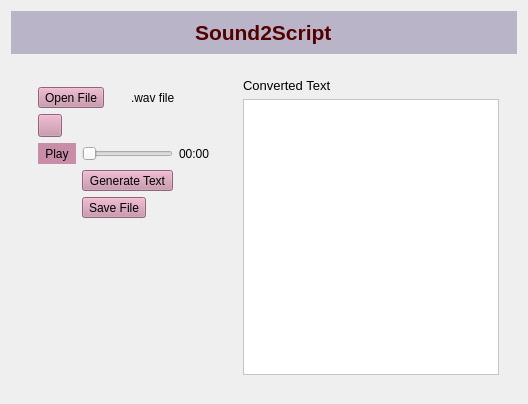
      <widget class="QWidget" name="VTT_page">
       <layout class="QVBoxLayout" name="verticalLayout_3">
        <item>
         <widget class="QWidget" name="widget_24" native="true">
          <property name="maximumSize">
           <size>
            <width>16777215</width>
            <height>50</height>
           </size>
          </property>
          <property name="styleSheet">
           <string notr="true">background-color: #B9B4C7;</string>
          </property>
          <layout class="QGridLayout" name="gridLayout_19">
           <item row="0" column="0" alignment="Qt::AlignHCenter">
            <widget class="QLabel" name="label_2">
             <property name="maximumSize">
              <size>
               <width>16777215</width>
               <height>50</height>
              </size>
             </property>
             <property name="font">
              <font>
               <pointsize>16</pointsize>
               <weight>75</weight>
               <bold>true</bold>
              </font>
             </property>
             <property name="styleSheet">
              <string notr="true">
color: rgb(85, 0, 0);

</string>
             </property>
             <property name="text">
              <string>&lt;html&gt;&lt;head/&gt;&lt;body&gt;&lt;p&gt;Sound2Script&lt;/p&gt;&lt;/body&gt;&lt;/html&gt;</string>
             </property>
            </widget>
           </item>
          </layout>
         </widget>
        </item>
        <item>
         <widget class="QWidget" name="widget_5" native="true">
          <layout class="QHBoxLayout" name="horizontalLayout" stretch="1,2">
           <item>
            <widget class="QWidget" name="widget_3" native="true">
             <property name="maximumSize">
              <size>
               <width>16777215</width>
               <height>16777215</height>
              </size>
             </property>
             <layout class="QVBoxLayout" name="verticalLayout_7" stretch="1,0">
              <item>
               <widget class="QWidget" name="widget_9" native="true">
                <property name="styleSheet">
                 <string notr="true">QToolButton:hover{
background-color: rgb(255, 243, 225);
}
QToolButton{
background-color:#C88EA7;
}
</string>
                </property>
                <layout class="QGridLayout" name="gridLayout_22">
                 <item row="0" column="0" colspan="2">
                  <widget class="QToolButton" name="open_btn">
                   <property name="text">
                    <string>Open File</string>
                   </property>
                   <property name="icon">
                    <iconset resource="../resources.qrc">
                     <normaloff>:/assets/resources/mp3 file icon.jpeg</normaloff>:/assets/resources/mp3 file icon.jpeg</iconset>
                   </property>
                   <property name="iconSize">
                    <size>
                     <width>30</width>
                     <height>30</height>
                    </size>
                   </property>
                   <property name="toolButtonStyle">
                    <enum>Qt::ToolButtonTextBesideIcon</enum>
                   </property>
                  </widget>
                 </item>
                 <item row="0" column="2" colspan="2">
                  <widget class="QLabel" name="audio_label">
                   <property name="text">
                    <string>.wav file</string>
                   </property>
                  </widget>
                 </item>
                 <item row="1" column="0">
                  <widget class="QToolButton" name="reset_file_btn">
                   <property name="text">
                    <string/>
                   </property>
                   <property name="icon">
                    <iconset resource="../resources.qrc">
                     <normaloff>:/assets/resources/reset icon.png</normaloff>:/assets/resources/reset icon.png</iconset>
                   </property>
                  </widget>
                 </item>
                 <item row="2" column="0">
                  <widget class="QToolButton" name="play_btn">
                   <property name="text">
                    <string>Play</string>
                   </property>
                   <property name="icon">
                    <iconset resource="../resources.qrc">
                     <normaloff>:/assets/resources/play.png</normaloff>:/assets/resources/play.png</iconset>
                   </property>
                   <property name="iconSize">
                    <size>
                     <width>20</width>
                     <height>20</height>
                    </size>
                   </property>
                   <property name="autoRaise">
                    <bool>true</bool>
                   </property>
                  </widget>
                 </item>
                 <item row="2" column="1" colspan="2">
                  <widget class="QSlider" name="text_slider">
                   <property name="orientation">
                    <enum>Qt::Horizontal</enum>
                   </property>
                  </widget>
                 </item>
                 <item row="2" column="3">
                  <widget class="QLabel" name="text_slider_label">
                   <property name="text">
                    <string>00:00</string>
                   </property>
                  </widget>
                 </item>
                 <item row="3" column="1" colspan="2">
                  <widget class="QToolButton" name="generate_text_btn">
                   <property name="text">
                    <string>Generate Text</string>
                   </property>
                   <property name="icon">
                    <iconset resource="../resources.qrc">
                     <normaloff>:/assets/resources/generate text ic.png</normaloff>:/assets/resources/generate text ic.png</iconset>
                   </property>
                   <property name="iconSize">
                    <size>
                     <width>30</width>
                     <height>30</height>
                    </size>
                   </property>
                   <property name="toolButtonStyle">
                    <enum>Qt::ToolButtonTextUnderIcon</enum>
                   </property>
                  </widget>
                 </item>
                 <item row="4" column="1" colspan="2">
                  <widget class="QToolButton" name="save_text_btn">
                   <property name="text">
                    <string>Save File</string>
                   </property>
                   <property name="icon">
                    <iconset resource="../resources.qrc">
                     <normaloff>:/assets/resources/txt-file.png</normaloff>:/assets/resources/txt-file.png</iconset>
                   </property>
                   <property name="iconSize">
                    <size>
                     <width>30</width>
                     <height>30</height>
                    </size>
                   </property>
                   <property name="toolButtonStyle">
                    <enum>Qt::ToolButtonTextUnderIcon</enum>
                   </property>
                  </widget>
                 </item>
                </layout>
               </widget>
              </item>
              <item>
               <spacer name="verticalSpacer_2">
                <property name="orientation">
                 <enum>Qt::Vertical</enum>
                </property>
                <property name="sizeHint" stdset="0">
                 <size>
                  <width>20</width>
                  <height>148</height>
                 </size>
                </property>
               </spacer>
              </item>
             </layout>
            </widget>
           </item>
           <item>
            <widget class="QWidget" name="widget_4" native="true">
             <layout class="QGridLayout" name="gridLayout_21">
              <item row="0" column="0">
               <widget class="QLabel" name="label_4">
                <property name="font">
                 <font>
                  <family>MS Shell Dlg 2</family>
                  <pointsize>10</pointsize>
                  <weight>9</weight>
                  <italic>false</italic>
                  <bold>false</bold>
                 </font>
                </property>
                <property name="styleSheet">
                 <string notr="true">font: 75 10pt &quot;MS Shell Dlg 2&quot;;</string>
                </property>
                <property name="text">
                 <string>Converted Text</string>
                </property>
               </widget>
              </item>
              <item row="1" column="0">
               <widget class="QTextEdit" name="text_edit">
                <property name="font">
                 <font>
                  <pointsize>10</pointsize>
                 </font>
                </property>
                <property name="styleSheet">
                 <string notr="true">background-color: rgb(255, 255, 255);</string>
                </property>
                <property name="html">
                 <string>&lt;!DOCTYPE HTML PUBLIC &quot;-//W3C//DTD HTML 4.0//EN&quot; &quot;http://www.w3.org/TR/REC-html40/strict.dtd&quot;&gt;
&lt;html&gt;&lt;head&gt;&lt;meta name=&quot;qrichtext&quot; content=&quot;1&quot; /&gt;&lt;style type=&quot;text/css&quot;&gt;
p, li { white-space: pre-wrap; }
&lt;/style&gt;&lt;/head&gt;&lt;body style=&quot; font-family:'MS Shell Dlg 2'; font-size:10pt; font-weight:400; font-style:normal;&quot;&gt;
&lt;p style=&quot;-qt-paragraph-type:empty; margin-top:0px; margin-bottom:0px; margin-left:0px; margin-right:0px; -qt-block-indent:0; text-indent:0px; font-size:7.8pt;&quot;&gt;&lt;br /&gt;&lt;/p&gt;&lt;/body&gt;&lt;/html&gt;</string>
                </property>
               </widget>
              </item>
             </layout>
            </widget>
           </item>
          </layout>
         </widget>
        </item>
       </layout>
      </widget>
